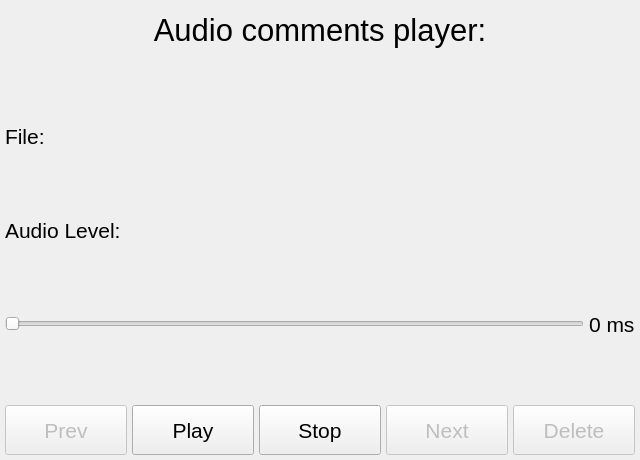
<?xml version="1.0" encoding="UTF-8"?>
<ui version="4.0">
 <class>audioplayerpage</class>
 <widget class="QWidget" name="audioplayerpage">
  <property name="geometry">
   <rect>
    <x>0</x>
    <y>0</y>
    <width>640</width>
    <height>460</height>
   </rect>
  </property>
  <property name="windowTitle">
   <string>Form</string>
  </property>
  <layout class="QVBoxLayout" name="verticalLayout">
   <property name="spacing">
    <number>5</number>
   </property>
   <property name="leftMargin">
    <number>5</number>
   </property>
   <property name="topMargin">
    <number>5</number>
   </property>
   <property name="rightMargin">
    <number>5</number>
   </property>
   <property name="bottomMargin">
    <number>5</number>
   </property>
   <item>
    <widget class="QLabel" name="label_36">
     <property name="maximumSize">
      <size>
       <width>16777215</width>
       <height>50</height>
      </size>
     </property>
     <property name="font">
      <font>
       <pointsize>23</pointsize>
      </font>
     </property>
     <property name="autoFillBackground">
      <bool>false</bool>
     </property>
     <property name="frameShape">
      <enum>QFrame::NoFrame</enum>
     </property>
     <property name="text">
      <string>Audio comments player:</string>
     </property>
     <property name="alignment">
      <set>Qt::AlignCenter</set>
     </property>
    </widget>
   </item>
   <item>
    <layout class="QHBoxLayout" name="horizontalLayout_4" stretch="1,3">
     <item>
      <widget class="QLabel" name="label">
       <property name="font">
        <font>
         <pointsize>16</pointsize>
        </font>
       </property>
       <property name="text">
        <string>File:</string>
       </property>
      </widget>
     </item>
     <item>
      <widget class="QLabel" name="filename">
       <property name="font">
        <font>
         <pointsize>16</pointsize>
        </font>
       </property>
       <property name="text">
        <string/>
       </property>
      </widget>
     </item>
    </layout>
   </item>
   <item>
    <layout class="QHBoxLayout" name="horizontalLayout_3" stretch="1,3">
     <item>
      <widget class="QLabel" name="levelLabel">
       <property name="font">
        <font>
         <pointsize>16</pointsize>
        </font>
       </property>
       <property name="text">
        <string>Audio Level:</string>
       </property>
      </widget>
     </item>
     <item>
      <layout class="QVBoxLayout" name="levelsLayout"/>
     </item>
    </layout>
   </item>
   <item>
    <layout class="QHBoxLayout" name="horizontalLayout">
     <item>
      <widget class="QSlider" name="positionSlider">
       <property name="orientation">
        <enum>Qt::Horizontal</enum>
       </property>
      </widget>
     </item>
     <item>
      <widget class="QLabel" name="positionLabel">
       <property name="font">
        <font>
         <pointsize>16</pointsize>
        </font>
       </property>
       <property name="text">
        <string>0 ms</string>
       </property>
      </widget>
     </item>
    </layout>
   </item>
   <item>
    <layout class="QHBoxLayout" name="horizontalLayout_6">
     <item>
      <widget class="QPushButton" name="prevPushButton">
       <property name="enabled">
        <bool>false</bool>
       </property>
       <property name="minimumSize">
        <size>
         <width>0</width>
         <height>50</height>
        </size>
       </property>
       <property name="font">
        <font>
         <pointsize>16</pointsize>
        </font>
       </property>
       <property name="text">
        <string>Prev</string>
       </property>
      </widget>
     </item>
     <item>
      <widget class="QPushButton" name="playPushButton">
       <property name="minimumSize">
        <size>
         <width>0</width>
         <height>50</height>
        </size>
       </property>
       <property name="font">
        <font>
         <pointsize>16</pointsize>
        </font>
       </property>
       <property name="text">
        <string>Play</string>
       </property>
      </widget>
     </item>
     <item>
      <widget class="QPushButton" name="stopPushButton">
       <property name="minimumSize">
        <size>
         <width>0</width>
         <height>50</height>
        </size>
       </property>
       <property name="font">
        <font>
         <pointsize>16</pointsize>
        </font>
       </property>
       <property name="text">
        <string>Stop</string>
       </property>
      </widget>
     </item>
     <item>
      <widget class="QPushButton" name="nextPushButton">
       <property name="enabled">
        <bool>false</bool>
       </property>
       <property name="minimumSize">
        <size>
         <width>0</width>
         <height>50</height>
        </size>
       </property>
       <property name="font">
        <font>
         <pointsize>16</pointsize>
        </font>
       </property>
       <property name="text">
        <string>Next</string>
       </property>
      </widget>
     </item>
     <item>
      <widget class="QPushButton" name="deletePushButton">
       <property name="enabled">
        <bool>false</bool>
       </property>
       <property name="minimumSize">
        <size>
         <width>0</width>
         <height>50</height>
        </size>
       </property>
       <property name="font">
        <font>
         <pointsize>16</pointsize>
        </font>
       </property>
       <property name="text">
        <string>Delete</string>
       </property>
      </widget>
     </item>
    </layout>
   </item>
  </layout>
 </widget>
 <resources/>
 <connections/>
</ui>
